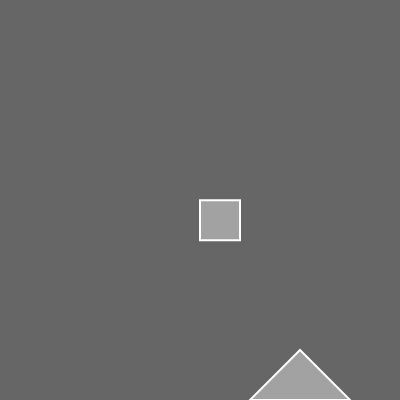
Frame 1 (no input)
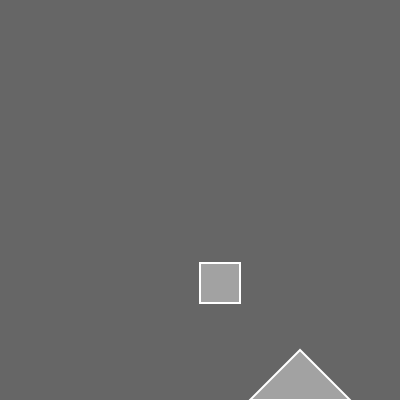
Frame 60 (no input)
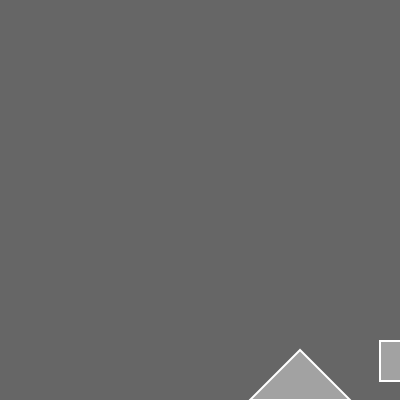
Frame 120 (the mouse pressed at the canvas centre since frame 60)

The p5.js sketch that drew these frames (run headless with seeded random() and noise() and a simulated clock; from frame 60 on, the mouse is pressed at the canvas centre):

// p5.js sketch
// ── sketch.js
// Simulating Forces
// The Nature of Code
// The Coding Train / Daniel Shiffman
// https://youtu.be/Uibl0UE4VH8
// https://thecodingtrain.com/learning/nature-of-code/2.1-simulating-forces.html
// https://editor.p5js.org/codingtrain/sketches/kYWcOmch

let mover;

function setup() {
  createCanvas(400, 400);
  mover = new Mover(200, 200);
}

function draw() {
  background(102);
   stroke(255);
   strokeWeight(2);
   fill(255, 100);
   triangle(300, 350, 250, 400, 350, 400);

  if (mouseIsPressed) {
    let wind = createVector(0.1, 0);
    mover.applyForce(wind);
  }
  
  let gravity = createVector(0, 0.2);
  mover.applyForce(gravity);
  
  mover.update();
  mover.edges();
  mover.show();
}
// ── mover.js
// Simulating Forces
// The Nature of Code
// The Coding Train / Daniel Shiffman
// https://youtu.be/Uibl0UE4VH8
// https://thecodingtrain.com/learning/nature-of-code/2.1-simulating-forces.html
// https://editor.p5js.org/codingtrain/sketches/kYWcOmch

class Mover {
  constructor(x, y) {
    this.pos = createVector(x, y);
    this.vel = createVector(0, 0);
    this.acc = createVector(0, 0);
    this.r = 20;
  }
  

  applyForce(force) {
    this.acc.add(force);
  }


  edges() {
    if (this.pos.y >= height-this.r) {
      this.pos.y = height-this.r;
      this.vel.y *= -1;
    }

    if (this.pos.x >= width-this.r) {
      this.pos.x = width-this.r;
      this.vel.x *= -1;
    } else if (this.pos.x <= this.r) {
      this.pos.x = this.r;
      this.vel.x *= -1;
    }
  }


  update() {

    // let mouse = createVector(mouseX, mouseY);
    // this.acc = p5.Vector.sub(mouse, this.pos);
    // this.acc.setMag(0.1);

    this.vel.add(this.acc);
    this.pos.add(this.vel);
    this.acc.set(0, 0);
  }

  show() {
    stroke(255);
    strokeWeight(2);
    fill(255, 100);
    rect(this.pos.x, this.pos.y, this.r * 2,this.r *2);
  }
}
